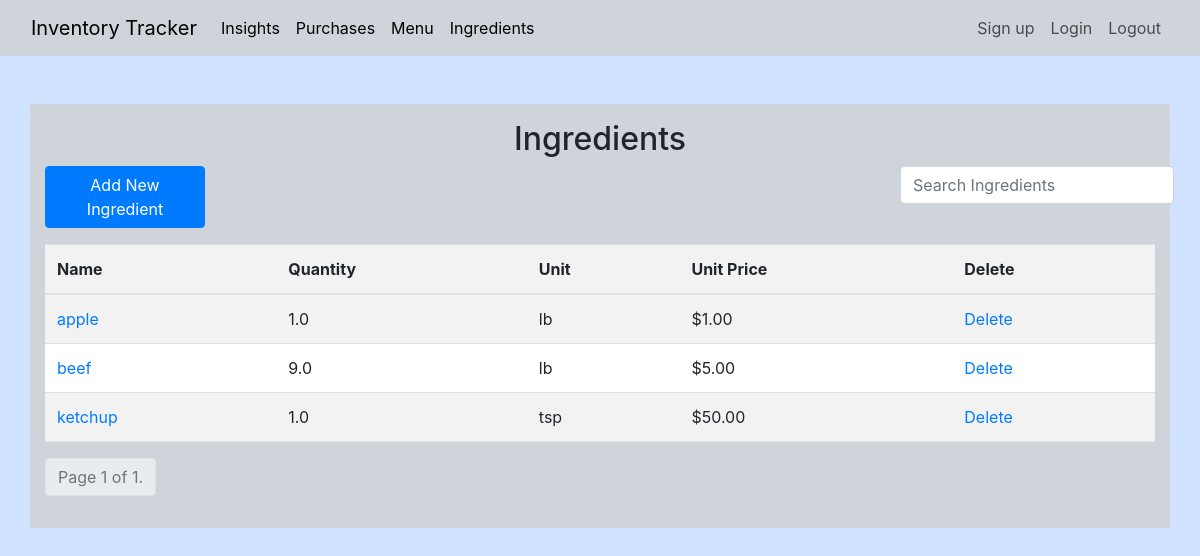
Page /ingredients/ (signed in) on the earlier database version.
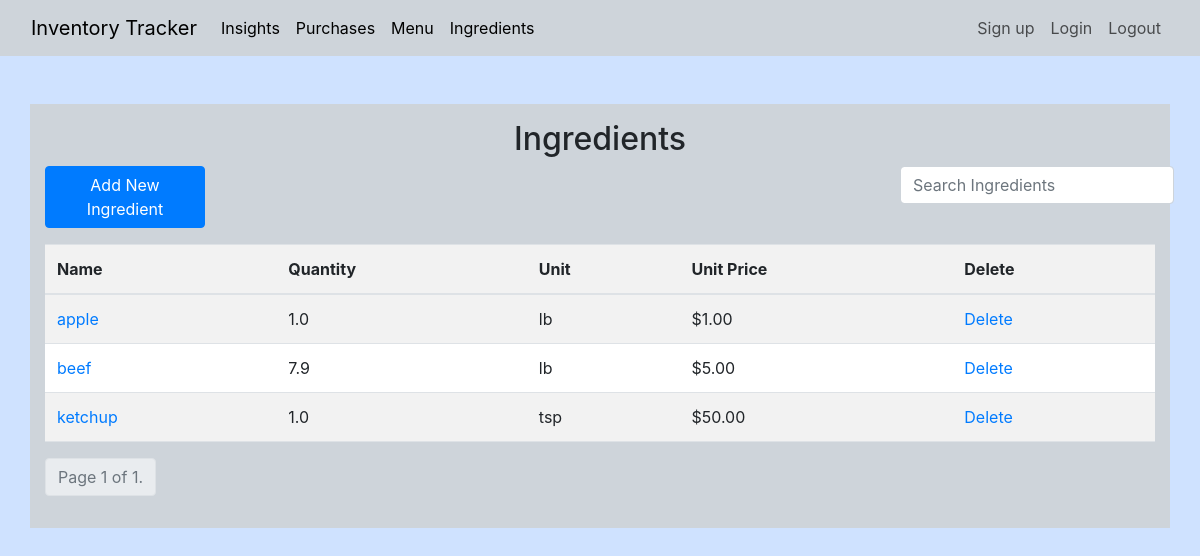
Same page on the later database version.
### inventoryApp/models.py (models this page shows, shortened)
class Ingredient(models.Model):
    name = models.CharField(max_length=200, unique=True)
    quantity = models.FloatField(default=0)
    unit = models.CharField(max_length=20, choices=UNITS_OF_MEASUREMENT, default='lb')
    price_per_unit = models.FloatField(default=0)

### inventoryApp/views.py (the view)
# urls.py: path('ingredients/', IngredientListView.as_view(), name='ingredient-detail'),
class IngredientListView(LoginRequiredMixin, ListView):
    template_name = 'inventoryApp/ingredients.html'
    model = Ingredient
    ordering = ['name']
    paginate_by = 15
    def get_queryset(self):
        queryset = super().get_queryset()
        search_term = self.request.GET.get('search', None)
        if search_term:
            queryset = queryset.filter(name__icontains=search_term)
        return queryset

### inventoryApp/templates/inventoryApp/ingredients.html (shortened to what this page needs)
{% extends 'inventoryApp/base.html' %}
{% block content %}
<div class="container bg-dark-subtle mt-5 pt-3 pb-3">
    <h2 style="text-align: center">Ingredients</h2>
    <div class="row justify-content-between mb-3">
        <div class="col-md-2">
            <a type="button" class="btn btn-primary btn-block" href="{% url 'add-ingredient' %}">Add New Ingredient</a>
        </div>
        <div class="col-md-3">
            <form action="" method="get">
              <input class="form-control" style="width: auto" type="text" name="search" placeholder="Search Ingredients">
            </form>
        </div>
   </div>
    <div class="table-responsive">
        <table class="table table-striped">
            <head>
                <tr>
                    <th>Name</th>
                    <th>Quantity</th>
                    <th>Unit</th>
                    <th>Unit Price</th>
                    <th>Delete</th>
                </tr>
            </head>
            <tbody>
            {% for ingredient in object_list %}
                <tr>
                    <td>
                        <a href="{% url "update-ingredient" ingredient.id %}">{{ ingredient.name }}</a>
                    </td>
                    <td>{{ ingredient.quantity|stringformat:".1f" }}</td>
                    <td>{{ ingredient.unit }}</td>
                    <td class="price">${{ ingredient.price_per_unit|stringformat:".2f" }}</td>
                    <td><a href="{% url 'delete-ingredient' ingredient.id %}">Delete</a></td>
                </tr>
            {% endfor %}
            </tbody>
        </table>
    </div>
    <div>
      <ul class="pagination">
        <li class="page-item disabled">
          <span class="page-link bg-body-secondary">
            Page {{ page_obj.number }} of {{ page_obj.paginator.num_pages }}.
          </span>
        </li>
      </ul>
    </div>
</div>
{% endblock %}

Differences in the rows shown:
changed Ingredient "beef": quantity "9.0" → "7.9"
